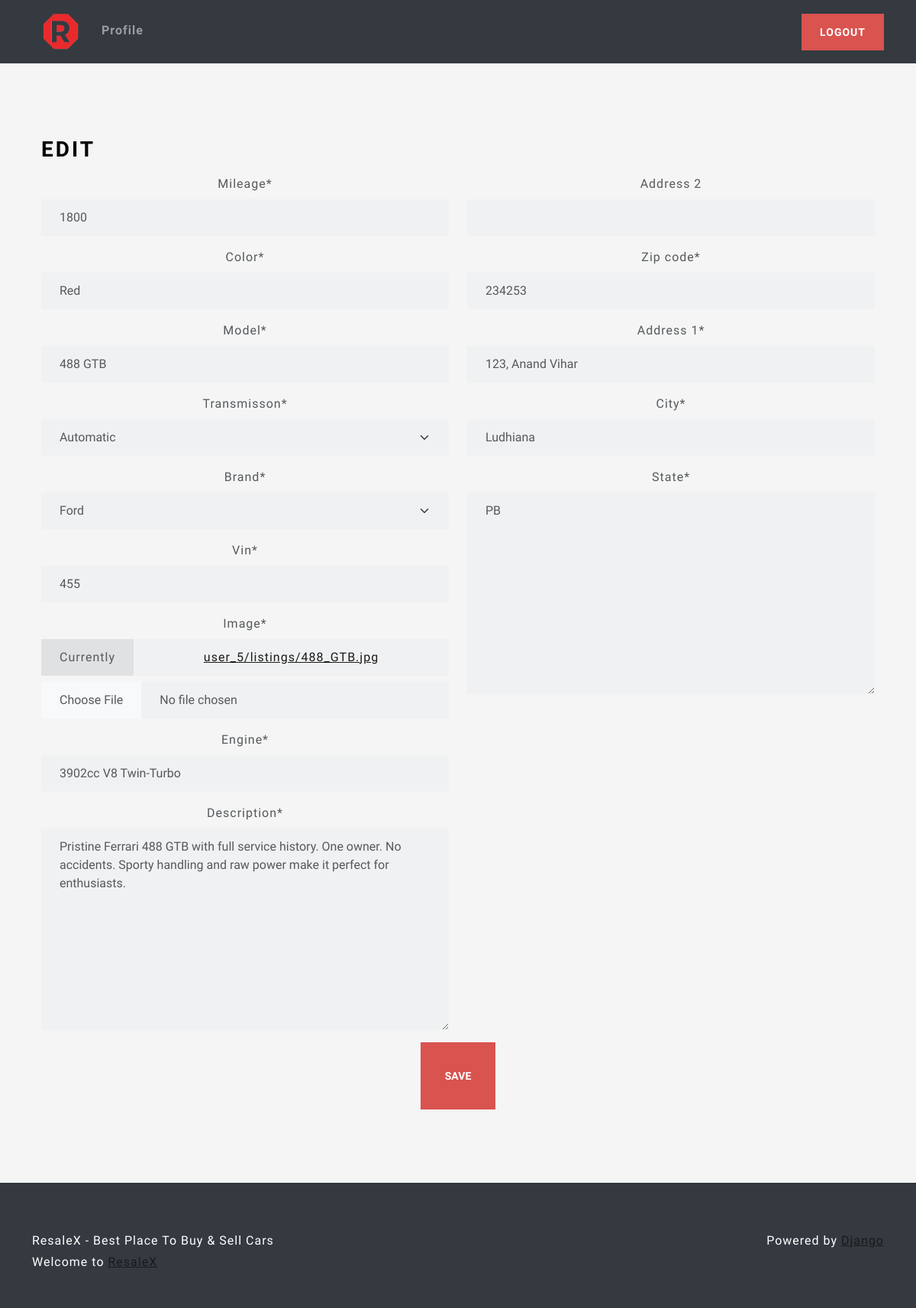
Screenshot of /listing/0d794a3a-0608-4b0c-9837-f86b2d505ac5/edit/ (signed in) with the database file from the repository.
### main/models.py (models this page shows, shortened)
class Listing(models.Model):
    id = models.UUIDField(
        primary_key=True, default=uuid.uuid4, unique=True, editable=False)
    created_at = models.DateTimeField(auto_now_add=True)
    updated_at = models.DateTimeField(auto_now=True)
    seller = models.ForeignKey(Profile, on_delete=models.CASCADE)
    brand = models.CharField(max_length=24, choices=CARS_BRANDS, default=None)
    model = models.CharField(max_length=64,)
    vin = models.CharField(max_length=17,)
    mileage = models.IntegerField(default=0)
    color = models.CharField(max_length=24,)
    description = models.TextField()
    engine = models.CharField(max_length=24,)
    transmisson = models.CharField(
        max_length=24, choices=TRANSMISSION_OPTIONS, default=None)
    location = models.OneToOneField(
        Location, on_delete=models.SET_NULL, null=True)
    image = models.ImageField(upload_to=user_listing_path)

### users/models.py (models this page shows, shortened)
class Location(models.Model):
    address_1 = models.CharField(max_length=128, blank=True)
    address_2 = models.CharField(max_length=128, blank=True)
    city = models.CharField(max_length=64)
    state = INStateField()
    zip_code = models.CharField(
        max_length=6,
        validators=[
            RegexValidator(
                regex=r'^\d{6}$',
                message="Enter a valid 6-digit Indian PIN code."
            )
        ],
        blank=True
    )

### main/views.py (the view)
# urls.py: path('listing/<str:id>/edit/', edit_view, name='edit'),
@login_required
def edit_view(request, id):
    try:
        listing = Listing.objects.get(id=id)
        if listing is None:
            raise Exception
        if request.method == 'POST':
            listing_form = ListingForm(
                request.POST, request.FILES, instance=listing)
            location_form = LocationForm(
                request.POST, instance=listing.location)
            if listing_form.is_valid and location_form.is_valid:
                listing_form.save()
                location_form.save()
                messages.info(request, f'Listing {id} updated successfully!')
                return redirect('home')
            else:
                messages.error(
                    request, f'An error occured while trying to edit the listing.')
                return reload()
        else:
            listing_form = ListingForm(instance=listing)
            location_form = LocationForm(instance=listing.location)
        context = {
            'location_form': location_form,
            'listing_form': listing_form
        }
        return render(request, 'views/edit.html', context)
    except Exception as e:
        messages.error(
            request, f'An error occured while trying to access the edit page.')
        return redirect('home')

### users/forms.py
class LocationForm(forms.ModelForm):
    address_1 = forms.CharField(required=True)
    zip_code = forms.CharField(required=True)
    class Meta:
        model = Location
        fields = {'address_1', 'address_2', 'city', 'state', 'zip_code'}

### main/forms.py
class ListingForm(forms.ModelForm):
    image = forms.ImageField()
    class Meta:
        model = Listing
        fields = {'brand', 'model', 'vin', 'mileage',
                  'color', 'description', 'engine', 'transmisson', 'image'}

### main/templates/views/edit.html (shortened to what this page needs)
{% extends 'base/base.html' %}
{% load static %}
{% load crispy_forms_tags %}
{% block 'body' %}
<div class="container-fluid text-center py-5">
    <div class="container px-4 py-5">
        <div class="row g-4">
            <div class="col d-flex align-items-start">
                <div>
                    <h2 class="mb-3 border-bottom" style="color: black">Edit</h2>
                </div>
            </div>
        </div>
        <form action="" method="post" enctype="multipart/form-data">
            <div class="row">
                <div class="col-6">
                    {{ listing_form|crispy }}
                </div>
                <div class="col-6">
                    {{ location_form|crispy }}
                </div>
            </div>
            <button class="btn btn-lg btn-danger" type="submit">Save</button>
        </form>
    </div>
</div>
{% endblock %}

### main/static/css/style.css (style rules this page uses)
html, body { height: 100%; }
body { align-items: center; padding-bottom: 40px; background-color: #f5f5f5; }
.h2, h2 { color: white; }

### rows the page displays
Listing: mileage "1800", color "Red", model "488 GTB", transmisson "Automatic", brand "Ford", vin "455", engine "3902cc V8 Twin-Turbo", description "Pristine Ferrari 488 GTB with full service history. One owner. No accidents. Sporty handling and raw power make it perfect for enthusiasts."
Location: zip_code "234253", address_1 "123, Anand Vihar", city "Ludhiana", state "PB"
